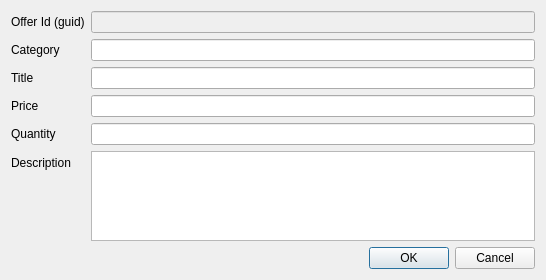
<?xml version="1.0" encoding="UTF-8"?>
<ui version="4.0">
 <class>EditOfferDialog</class>
 <widget class="QDialog" name="EditOfferDialog">
  <property name="geometry">
   <rect>
    <x>0</x>
    <y>0</y>
    <width>546</width>
    <height>280</height>
   </rect>
  </property>
  <property name="windowTitle">
   <string>Edit Offer</string>
  </property>
  <layout class="QVBoxLayout" name="verticalLayout">
   <item>
    <layout class="QFormLayout" name="formLayout">
     <property name="fieldGrowthPolicy">
      <enum>QFormLayout::AllNonFixedFieldsGrow</enum>
     </property>
     <item row="0" column="0">
      <widget class="QLabel" name="label">
       <property name="text">
        <string>Offer Id (guid)</string>
       </property>
       <property name="buddy">
        <cstring>nameEdit</cstring>
       </property>
      </widget>
     </item>
     <item row="0" column="1">
      <widget class="QLineEdit" name="nameEdit">
       <property name="enabled">
        <bool>false</bool>
       </property>
       <property name="toolTip">
        <string>The value associated with this offer.</string>
       </property>
      </widget>
     </item>
     <item row="2" column="0">
      <widget class="QLabel" name="label_3">
       <property name="text">
        <string>Category</string>
       </property>
      </widget>
     </item>
     <item row="2" column="1">
      <widget class="QLineEdit" name="catEdit"/>
     </item>
     <item row="4" column="0">
      <widget class="QLabel" name="label_4">
       <property name="text">
        <string>Title</string>
       </property>
      </widget>
     </item>
     <item row="4" column="1">
      <widget class="QLineEdit" name="titleEdit"/>
     </item>
     <item row="5" column="0">
      <widget class="QLabel" name="label_2">
       <property name="text">
        <string>Price</string>
       </property>
       <property name="buddy">
        <cstring>priceEdit</cstring>
       </property>
      </widget>
     </item>
     <item row="5" column="1">
      <widget class="QLineEdit" name="priceEdit">
       <property name="toolTip">
        <string>The offer name.</string>
       </property>
      </widget>
     </item>
     <item row="7" column="0">
      <widget class="QLabel" name="label_6">
       <property name="text">
        <string>Description</string>
       </property>
      </widget>
     </item>
     <item row="6" column="1">
      <widget class="QLineEdit" name="qtyEdit"/>
     </item>
     <item row="6" column="0">
      <widget class="QLabel" name="label_5">
       <property name="text">
        <string>Quantity</string>
       </property>
      </widget>
     </item>
     <item row="7" column="1">
      <widget class="QTextEdit" name="descriptionEdit"/>
     </item>
    </layout>
   </item>
   <item>
    <widget class="QDialogButtonBox" name="buttonBox">
     <property name="orientation">
      <enum>Qt::Horizontal</enum>
     </property>
     <property name="standardButtons">
      <set>QDialogButtonBox::Cancel|QDialogButtonBox::Ok</set>
     </property>
    </widget>
   </item>
  </layout>
 </widget>
 <resources/>
 <connections>
  <connection>
   <sender>buttonBox</sender>
   <signal>accepted()</signal>
   <receiver>EditOfferDialog</receiver>
   <slot>accept()</slot>
   <hints>
    <hint type="sourcelabel">
     <x>248</x>
     <y>254</y>
    </hint>
    <hint type="destinationlabel">
     <x>157</x>
     <y>274</y>
    </hint>
   </hints>
  </connection>
  <connection>
   <sender>buttonBox</sender>
   <signal>rejected()</signal>
   <receiver>EditOfferDialog</receiver>
   <slot>reject()</slot>
   <hints>
    <hint type="sourcelabel">
     <x>316</x>
     <y>260</y>
    </hint>
    <hint type="destinationlabel">
     <x>286</x>
     <y>274</y>
    </hint>
   </hints>
  </connection>
 </connections>
</ui>
